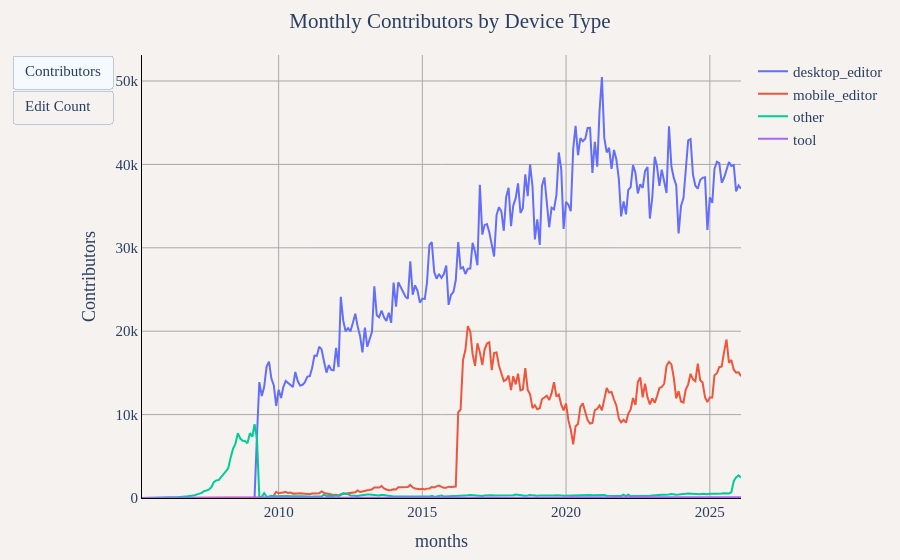

Notebook code cell kept with this figure:
### Markdown cell above
## Monthly Contributors by Device Type

### Code cell
df_device_metrics = duckdb.sql("""
SELECT
    CONCAT(year, '-', LPAD(CAST(month as VARCHAR), 2, '0')) as months,
    device_type,
    COUNT(DISTINCT user_name) as Contributors,
    CAST(SUM(edit_count) as BIGINT) as "Edit Count"
FROM '../changeset_data/year=*/month=*/*.parquet'
WHERE device_type IS NOT NULL
GROUP BY year, month, device_type
ORDER BY year, month, device_type
""").df()

util.show_figure(
    [
        util.FigureConfig(
            title="Monthly Contributors by Device Type",
            label="Contributors",
            x_col="months",
            y_col="Contributors",
            group_col="device_type",
            query_or_df=df_device_metrics,
        ),
        util.FigureConfig(
            title="Monthly Edit Count by Device Type",
            label="Edit Count",
            x_col="months",
            y_col="Edit Count",
            group_col="device_type",
            query_or_df=df_device_metrics,
        ),
    ],
)

### Figure 1 — Plotly figure (JSON) as saved in the notebook; plotly's stock layout.template omitted (floating-point values rounded to 4 significant figures; data arrays with more than 128 entries replaced by an {"elided": "..."} marker saying what was removed)
{"data": [{"hovertemplate": "desktop_editor<br>%{x}<br>%{y:,} Contributors<extra></extra>", "name": "desktop_editor", "type": "scatter", "visible": true, "x": {"elided": "251 str values"}, "y": {"elided": "251 int values"}}, {"hovertemplate": "mobile_editor<br>%{x}<br>%{y:,} Contributors<extra></extra>", "name": "mobile_editor", "type": "scatter", "visible": true, "x": {"elided": "251 str values"}, "y": {"elided": "251 int values"}}, {"hovertemplate": "other<br>%{x}<br>%{y:,} Contributors<extra></extra>", "name": "other", "type": "scatter", "visible": true, "x": {"elided": "251 str values"}, "y": {"elided": "251 int values"}}, {"hovertemplate": "tool<br>%{x}<br>%{y:,} Contributors<extra></extra>", "name": "tool", "type": "scatter", "visible": true, "x": {"elided": "251 str values"}, "y": {"elided": "251 int values"}}, {"hovertemplate": "desktop_editor<br>%{x}<br>%{y:,} Edit Count<extra></extra>", "name": "desktop_editor", "type": "scatter", "visible": false, "x": {"elided": "251 str values"}, "y": {"elided": "251 int values"}}, {"hovertemplate": "mobile_editor<br>%{x}<br>%{y:,} Edit Count<extra></extra>", "name": "mobile_editor", "type": "scatter", "visible": false, "x": {"elided": "251 str values"}, "y": {"elided": "251 int values"}}, {"hovertemplate": "other<br>%{x}<br>%{y:,} Edit Count<extra></extra>", "name": "other", "type": "scatter", "visible": false, "x": {"elided": "251 str values"}, "y": {"elided": "251 int values"}}, {"hovertemplate": "tool<br>%{x}<br>%{y:,} Edit Count<extra></extra>", "name": "tool", "type": "scatter", "visible": false, "x": {"elided": "251 str values"}, "y": {"elided": "251 int values"}}], "layout": {"barmode": "stack", "font": {"family": "Times", "size": 15}, "margin": {"b": 55, "l": 55, "r": 55, "t": 55}, "paper_bgcolor": "#f5f2f0", "plot_bgcolor": "#f5f2f0", "title": {"text": "Monthly Contributors by Device Type", "x": 0.5}, "updatemenus": [{"buttons": [{"args": [{"visible": [true, true, true, true, false, false, false, false]}, {"title.text": "Monthly Contributors by Device Type", "xaxis.title.text": "months", "yaxis.title.text": "Contributors"}], "label": "Contributors", "method": "update"}, {"args": [{"visible": [false, false, false, false, true, true, true, true]}, {"title.text": "Monthly Edit Count by Device Type", "xaxis.title.text": "months", "yaxis.title.text": "Edit Count"}], "label": "Edit Count", "method": "update"}], "type": "buttons"}], "xaxis": {"gridcolor": "darkgray", "linecolor": "black", "showgrid": true, "tickcolor": "black", "title": {"text": "months"}, "zerolinecolor": "darkgray"}, "yaxis": {"gridcolor": "darkgray", "linecolor": "black", "rangemode": "tozero", "showgrid": true, "tickcolor": "black", "title": {"text": "Contributors"}, "zerolinecolor": "darkgray"}}}
